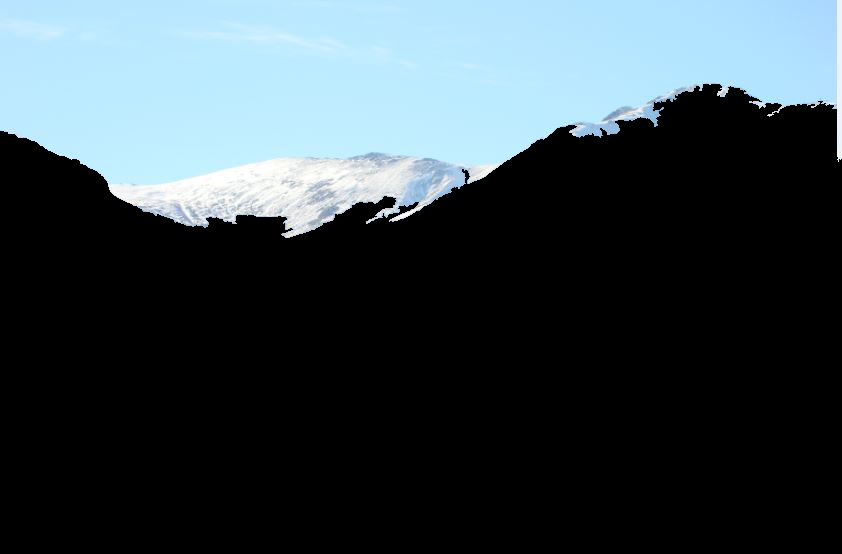
#> input picture output_images/region0.png, 842 x 554 px
$ python gif-assembler.py
#> lines starting #> are read from the running program, lines starting #| are printed output that depends on the picture
#> further down, layer is the input picture: shape (554, 842, 4); mean B, G, R, A 74.6, 68.7, 56.6, 75.7
import cv2
import numpy as np
import matplotlib.pyplot as plt
import matplotlib.animation as animation

def zoom(original, scale):
#> called with scale = 1.05
    height, width = original.shape[:2]
#> height = 554; width = 842

    new_w = np.ceil(width*scale).astype(int)
#> new_w = 885
    new_h = np.ceil(height*scale).astype(int)
#> new_h = 582

    zoomed = cv2.resize(original, (new_w, new_h), interpolation=cv2.INTER_CUBIC)

    return zoomed

def gif(imgs):
    # http://www.nooganeer.com/his/projects/image-processing/making-a-gif-with-opencv-and-scikit-image-in-python/
    fig = plt.figure()
    ax = fig.add_subplot(111)
    ax.set_axis_off()

    ims = map(lambda x: (ax.imshow(x), ax.set_title('')), imgs)
    im_ani = animation.ArtistAnimation(fig, ims, interval=800, repeat_delay=0, blit=False)
    # plt.show()
    im_ani.save('parallax.gif',writer="imagemagick")

layers = []
frames = []
nlayers = 5
nframes = 24
t = 1/100
scale = 1.05

layer = cv2.imread("output_images/region0.png", -1)

# Get layers zoomed in
for i in range(nlayers):
    layer = cv2.imread("output_images/region"+str(i)+".png", -1)
    layers.append(zoom(layer, scale))

# Set variable for cut and assembly
h, w = layers[0].shape[:2]
#> h = 582; w = 885
shift = np.ceil(np.linspace(1, w*scale*t, nlayers)).astype(int)
#> shift = [1, 4, 6, 8, 10]
cut_x = np.zeros(nlayers, dtype=int)
gif_redux = shift[-1]*nframes
#> gif_redux = 240

# For each frame assemble correct images with correct cut
for frame in range(nframes):
    img = np.zeros((h, w - gif_redux, 4), dtype=np.uint8)

    for i in range(nlayers):
        cut_w = w - gif_redux + cut_x[i]

        cut_img = layers[i][0:h, cut_x[i]:cut_w]
        img = cv2.add(img, cut_img)

        # After each frame each layer makes a shift
        cut_x[i] += shift[i]

    frames.append(img)
    # cv2.imshow("Frame #"+str(i), img)
    # cv2.waitKey(0)

i = 0
for frame in frames:
    cv2.imwrite("frames/frame"+str(i)+".png", frame)
    i += 1
#> this loop made 24 passes
#> pass 1, `cv2.imwrite("frames/frame"+str(i)+".png", frame)`:
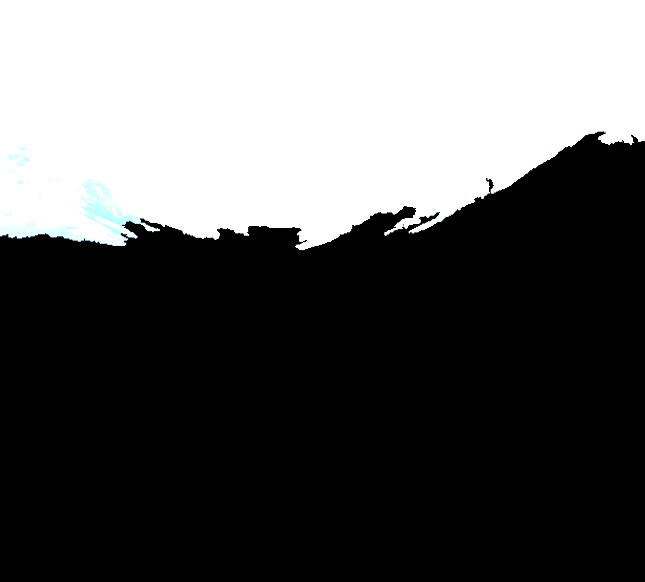
#> saved as frame0.png: shape (582, 645, 4); mean B, G, R, A 92.8, 92.8, 92.5, 92.9
#> pass 2, `cv2.imwrite("frames/frame"+str(i)+".png", frame)`:
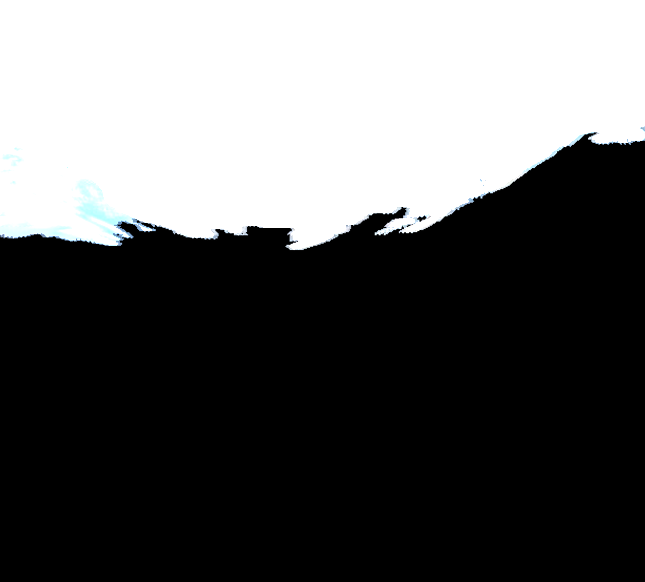
#> saved as frame1.png: shape (582, 645, 4); mean B, G, R, A 93.3, 93.2, 92.9, 93.4
